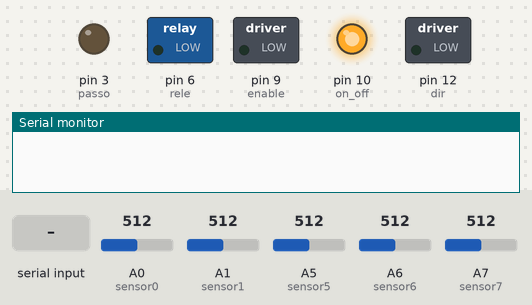
This sketch was run on a simulated Arduino Nano, built with avr-gcc and run on an emulated ATmega328P. Shown: switched loads named in the sketch (green lamp = pin HIGH), output pins drawn as LEDs (lit = HIGH), the last lines printed to the serial monitor. Dashed ring = blinking. The test bench sets the inputs (shaded band); at power-on: A0 (sensor0) = 512, A1 (sensor1) = 512, A5 (sensor5) = 512, A6 (sensor6) = 512, A7 (sensor7) = 512.

Above: at 1.2 s.
1.3 s: "5\n" received over Serial
At 1.56 s:
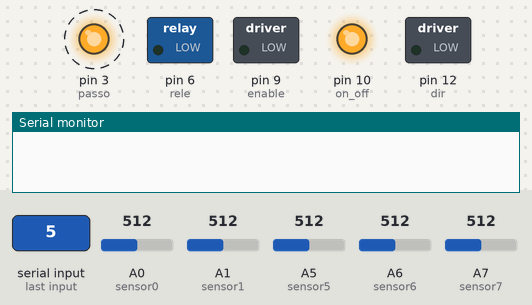
4.3 s: A0 (sensor0) set to 983
5.8 s: A0 (sensor0) set to 1015
At 6.4 s:
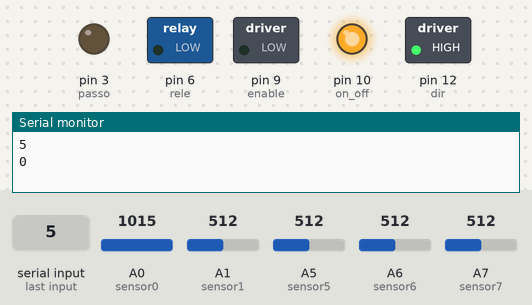
Timing chart, 0 to 8.8 s (numbered marks = the images above; inputs shaded):
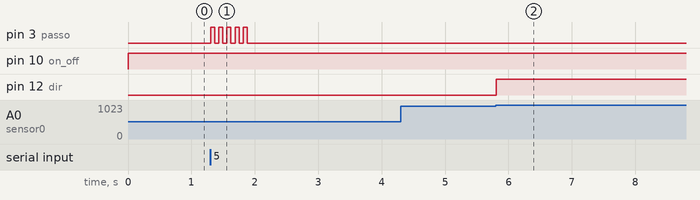

The sketch:

Monocromador_c_digo.ino
```cpp
#define dir 12  // CW+ no TB6560 Liga_desliga o rele: "1" (cresce lambda) / "0" (diminue lambda)
#define passo 3 // CK+ no TB6560
#define enable 9  // EN+ no TB6560
#define rele 6 // Liga_desliga o rele: "1" (desligado) / "0" (ligado)
#define on_off 10

int sensor0 = A0; // Final de curso --> Pequenos comprimentos
int sensor0Value = 0;

int sensor1 = A1; // Final de curso --> Grandes comprimentos
int sensor1Value = 0;

int sensor3 = A3; // Liga e desliga o sistema (botão: on/off)
int sensor3Value = 0;

int sensor5 = A5; // Define medida e retorno manual
int sensor5Value = 0;

int sensor6 = A6; // Define a velocidade do motor manualmente --> Joystick de velocidade
int sensor6Value = 0;

int sensor7 = A7; // Aumenta e diminui o comprimento de onda --> Joystick de direção
int sensor7Value = 0;

int sensorDelay = 3; // ms
int tempo1, tempo2, tempo3, x, r;


void setup() {
//  INPUT_PULLUP --> Botões em portas digitais
  Serial.begin(9600);
  pinMode(dir, OUTPUT);
  pinMode(passo, OUTPUT);
  pinMode(enable, OUTPUT);
  pinMode(rele, OUTPUT);
  pinMode(on_off, OUTPUT);
//  digitalWrite(dir,0); // "1" - cresce comprimento de onda / "0" - diminui comprimento de onda
  digitalWrite(passo,0);
  digitalWrite(enable,0);
//  digitalWrite(rele, 0); // "0" - habilita o TB6560 / "1" - desabilita o TB6560

}


void medir() {
  if(sensor5Value < 1000) {
    digitalWrite(on_off, 1);
    digitalWrite(rele,0);
    digitalWrite(dir,0);
    sensor6Value = analogRead(sensor6); // Determina a velocidade do motor para medida
    delay(sensorDelay);
    tempo2 = int(sensor6Value/8+6/8);
    tempo3= 128 - tempo2;

    if(Serial.available() > 0) {
      int ppr = Serial.parseInt();
      for (int r=0; r<ppr; r++){
        digitalWrite(passo,1);
        delay(tempo3);
        digitalWrite(passo,0);
        delay(tempo3);
        }
      Serial.println(ppr);
      ppr = 0;
    }
  }
}

void determinarTempo() {
  if (sensor5Value > 1000) {
    sensor6Value = analogRead(sensor6); // Determina a velocidade do motor para ajuste manual
    delay(sensorDelay);
    tempo2 = int(sensor6Value/8+6/8);
    tempo1= 128 - tempo2;
  }

}

void protecaoFimCurso() {
  sensor0Value = analogRead(sensor0); // Fim de eixo lambda mínimo
  delay(sensorDelay);
  sensor1Value = analogRead(sensor1); // Fim de eixo lambda máximo
  delay(sensorDelay);

  if(sensor0Value > 1000) {
    digitalWrite(rele,0);
    digitalWrite(dir,1);
    while(sensor0Value) {
      sensor0Value = analogRead(sensor0);
      delay(sensorDelay);
      digitalWrite(passo,1);
      delay(tempo1);
      digitalWrite(passo,0);
      delay(tempo1);
    }
  }

  if(sensor1Value > 1000) {
    digitalWrite(rele,0);
    digitalWrite(dir,0);
    while(sensor1Value) {
      sensor1Value = analogRead(sensor0);
      delay(sensorDelay);
      digitalWrite(passo,1);
      delay(tempo1);
      digitalWrite(passo,0);
      delay(tempo1);
    }
  }

}

void loop() {
  determinarTempo();
  protecaoFimCurso();
  medir();

  sensor7Value = analogRead(sensor7);
  delay(3);
  sensor5Value = analogRead(sensor5);
  delay(3);

  if(sensor7Value > 800 and sensor5Value > 1000) {
    digitalWrite(rele,0);
    digitalWrite(dir,0);
    digitalWrite(on_off, 1);

    while(sensor7Value > 800) {
      sensor7Value = analogRead(sensor7);
      delay(3);
      digitalWrite(passo,1);
      delay(tempo1);
      digitalWrite(passo,0);
      delay(tempo1);
    }
  }

  if(sensor7Value < 500 and sensor5Value > 1000) {
    digitalWrite(rele,0);
    digitalWrite(dir,1);
    digitalWrite(on_off, 1);

    while(sensor7Value < 500) {
      sensor7Value = analogRead(sensor7);
      delay(3);
      digitalWrite(passo,1);
      delay(tempo1);
      digitalWrite(passo,0);
      delay(tempo1);
    }
  }

  if (sensor7Value > 600 and sensor7Value < 700 and sensor5Value > 1000){
    digitalWrite(rele,1);
    digitalWrite(on_off, 0);
  }

}
```

Measured:
- the behaviour switches between 1000 and 1001 on A0 (sensor0) (found by bisection; images 1 and 2)
- after the input at 1.3 s, pin 3 (passo): alternates HIGH for 0.06 s and LOW for 0.06 s, 10 changes in all, then stays LOW, starting at once
- after the input at 4.3 s, every drawn part: stays the same
- after the input at 5.8 s, pin 12 (dir): LOW → HIGH at once
